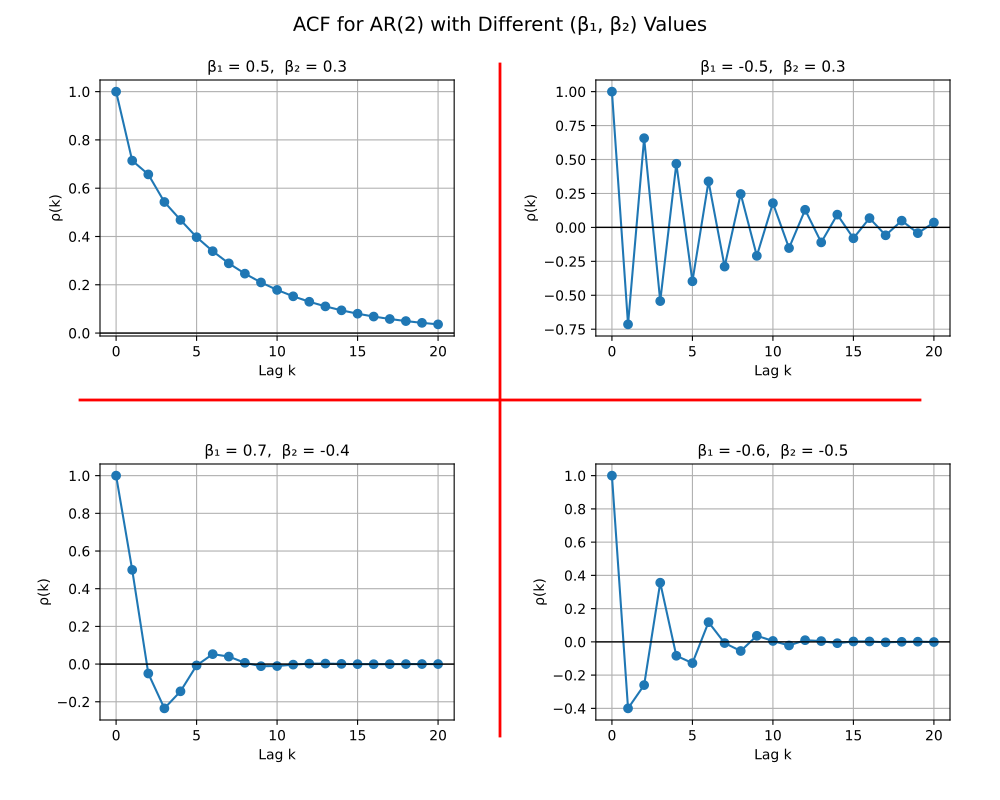

Source code (Python):
import numpy as np
import matplotlib.pyplot as plt
from matplotlib.backends.backend_pdf import PdfPages

def acf_ar2(beta1, beta2, k_max=20):
    roots = np.roots([1, -beta1, -beta2])
    r1, r2 = roots[0], roots[1]
    rho1 = beta1 / (1 - beta2)
    A = (rho1 - r2) / (r1 - r2)
    B = 1 - A
    ks = np.arange(k_max + 1)
    rho = A * (r1 ** ks) + B * (r2 ** ks)
    return ks, rho.real

def acf_ma2(phi1, phi2, k_max=20):
    den = 1 + phi1**2 + phi2**2
    rho0 = 1
    rho1 = (phi1 + phi1 * phi2) / den
    rho2 = phi2 / den
    ks = np.arange(k_max + 1)
    rho = np.zeros_like(ks, dtype=float)
    rho[0] = rho0
    rho[1] = rho1
    rho[2] = rho2
    return ks, rho

ar_params = [
    (0.5, 0.3),
    (-0.5, 0.3),
    (0.7, -0.4),
    (-0.6, -0.5)
]

ma_params = [
    (0.5, 0.4),
    (-0.6, 0.3),
    (0.8, -0.5),
    (-0.7, -0.6)
]

with PdfPages("ACF_AR2_MA2.pdf") as pdf:

    fig1, axes = plt.subplots(2, 2, figsize=(10, 8), dpi=300)
    fig1.suptitle("ACF for AR(2) with Different (β₁, β₂) Values", fontsize=14)
    fig1.subplots_adjust(hspace=0.5, wspace=0.4, left=0.1, right=0.95, top=0.9, bottom=0.1)

    for ax, (b1, b2) in zip(axes.flatten(), ar_params):
        ks, rho = acf_ar2(b1, b2)
        ax.plot(ks, rho, marker='o')
        ax.axhline(0, color='black', linewidth=1)
        ax.set_title(f"β₁ = {b1},  β₂ = {b2}", fontsize=11)
        ax.set_xlabel("Lag k")
        ax.set_ylabel("ρ(k)")
        ax.grid(True)


    margin = 0.08

    fig1.add_artist(plt.Line2D([margin, 1-margin], [0.5, 0.5], transform=fig1.transFigure, color='red', linewidth=2))
    fig1.add_artist(plt.Line2D([0.5, 0.5], [margin, 1-margin], transform=fig1.transFigure, color='red', linewidth=2))


    pdf.savefig(fig1)
    plt.close(fig1)

    fig2, axes = plt.subplots(2, 2, figsize=(10, 8), dpi=300)
    fig2.suptitle("ACF for MA(2) with Different (Φ₁, Φ₂) Values", fontsize=14)
    fig2.subplots_adjust(hspace=0.5, wspace=0.4, left=0.1, right=0.95, top=0.9, bottom=0.1)

    for ax, (p1, p2) in zip(axes.flatten(), ma_params):
        ks, rho = acf_ma2(p1, p2)
        ax.stem(ks, rho, basefmt="black")
        ax.set_title(f"Φ₁ = {p1},  Φ₂ = {p2}", fontsize=11)
        ax.set_xlabel("Lag k")
        ax.set_ylabel("ρ(k)")
        ax.grid(True)

    fig2.add_artist(plt.Line2D([margin, 1-margin], [0.5, 0.5], transform=fig2.transFigure, color='red'))
    fig2.add_artist(plt.Line2D([0.5, 0.5], [margin, 1-margin], transform=fig2.transFigure, color='red'))

    pdf.savefig(fig2)
    plt.close(fig2)

print("PDF saved as ACF_AR2_MA2.pdf")
